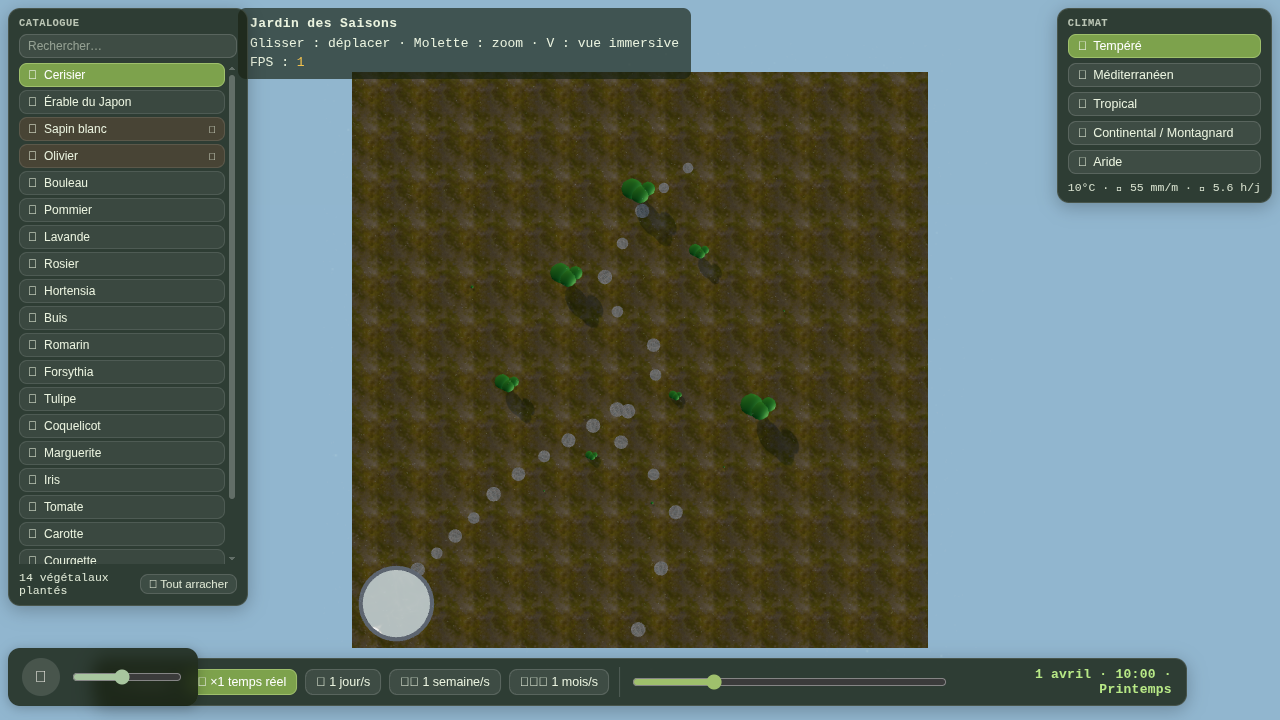
#> input picture preuves/decor_roche_eau.png, 1280 x 720 px, given in place of veg_zoom_ete.png, which was not available
$ python crop_zoom.py
#> lines starting #> are read from the running program, lines starting #| are printed output that depends on the picture; pictures that were not available may be replaced by others from this repository, and a replacement may not be noted
"""Zoom analyse veg_zoom."""
from PIL import Image
import os

BASE = os.path.join(os.path.dirname(__file__), '..', 'preuves')
for name in ['veg_zoom_ete.png', 'veg_zoom_automne.png']:
    img = Image.open(os.path.join(BASE, name)).convert('RGB')
#> img is the input picture: PIL image 1280x720 RGB; mean R, G, B 93.3, 107.3, 100.3
    w, h = img.size
#> w = 1280; h = 720
    centre = img.crop((int(w*0.15), int(h*0.05), int(w*0.85), int(h*0.85)))
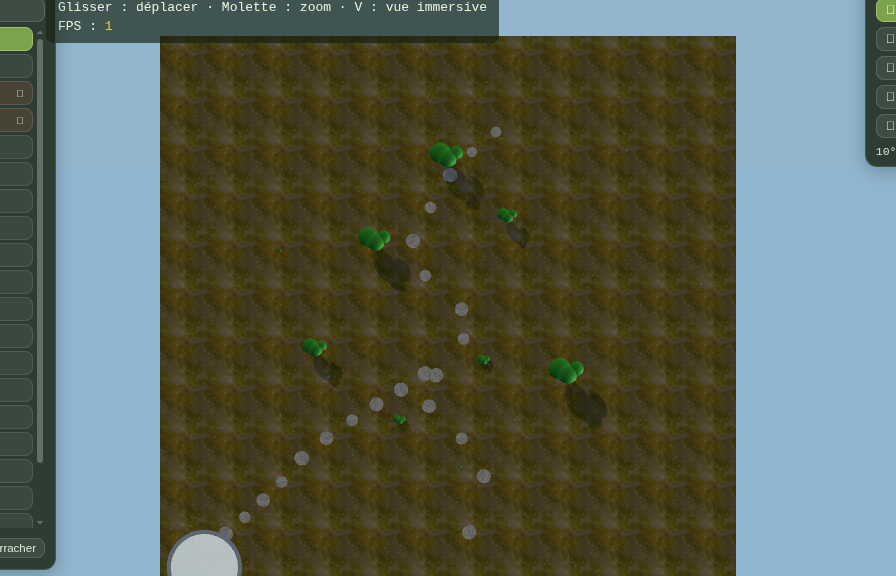
#> centre: PIL image 896x576 RGB; mean R, G, B 90.5, 98, 84.2
    out = name.replace('.png', '_crop.png')
    centre.save(os.path.join(BASE, out))
    px = list(centre.getdata())
#> px = 516096 items
    n = len(px)
#> n = 516096
    moy = tuple(round(sum(c[i] for c in px)/n) for i in range(3))
#> moy = (91, 98, 84)
    verts = sum(1 for r, g, b in px if g > r+12 and g > b+12)
#> verts = 3884
    oranges = sum(1 for r, g, b in px if r > g+12 and g > b+8)
#> oranges = 15876
    print(out, 'moyRGB=', moy, f'verts={100*verts//n}% oranges={100*oranges//n}%')
#| veg_zoom_ete_crop.png moyRGB= (91, 98, 84) verts=0% oranges=3%
#> pass 2 of the loop `for name in ['veg_zoom_ete.png', 'veg_zoom_automne.png']:`:
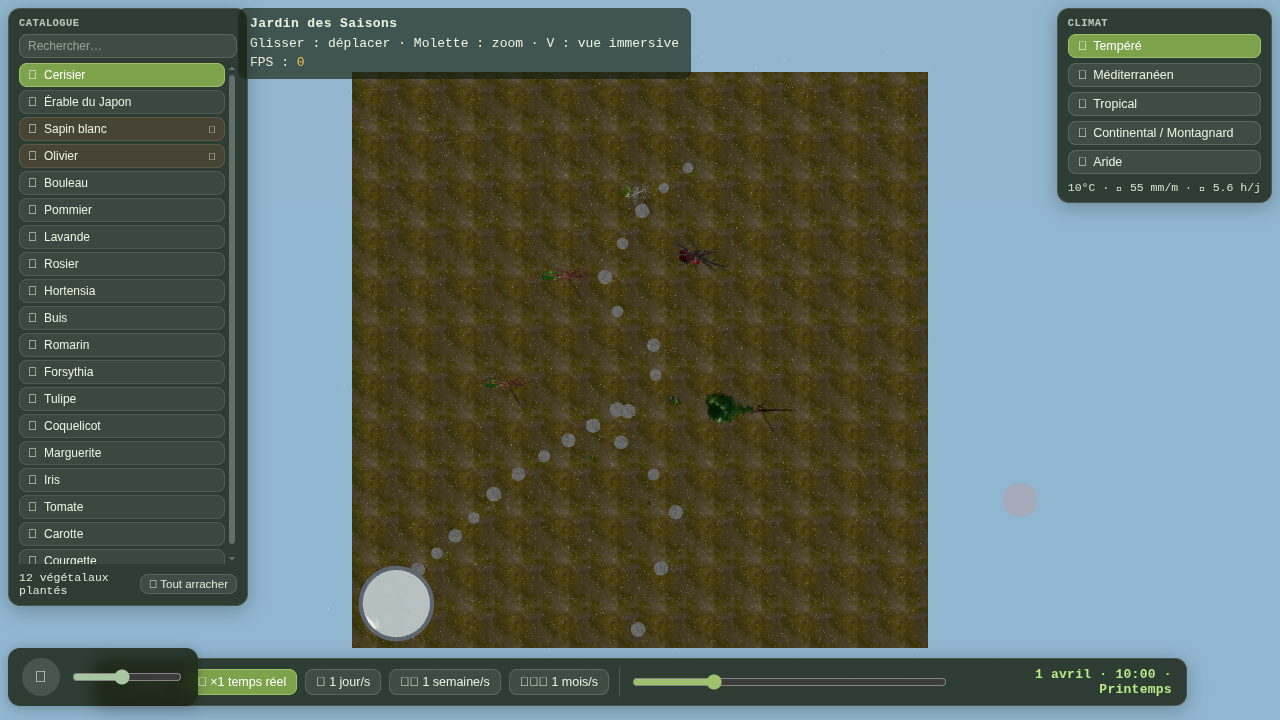
#> input picture preuves/jardin_libre_menus.png, 1280 x 720 px, given in place of veg_zoom_automne.png, which was not available
#> img is the input picture: PIL image 1280x720 RGB; mean R, G, B 94.1, 108, 101.1
#> `centre = img.crop((int(w*0.15), int(h*0.05), int(w*0.85), int(h*0.85)))`:
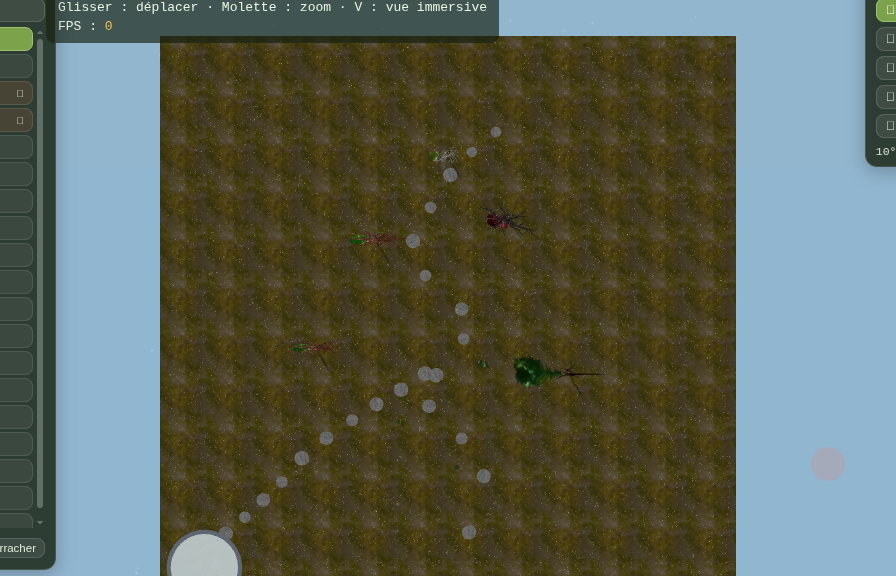
#> centre: PIL image 896x576 RGB; mean R, G, B 91.9, 99.1, 85.5
#> moy = (92, 99, 86)
#> verts = 2405
#> oranges = 14010
#| veg_zoom_automne_crop.png moyRGB= (92, 99, 86) verts=0% oranges=2%
